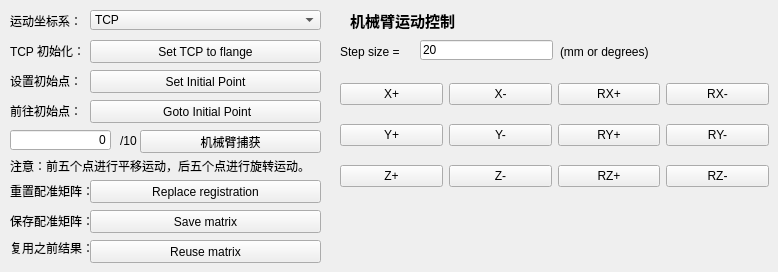
         <widget class="QWidget" name="tab_33">
          <attribute name="title">
           <string>机械臂配准</string>
          </attribute>
          <widget class="QComboBox" name="comboBox_robotMoveType_7">
           <property name="geometry">
            <rect>
             <x>90</x>
             <y>10</y>
             <width>231</width>
             <height>20</height>
            </rect>
           </property>
           <item>
            <property name="text">
             <string>TCP</string>
            </property>
           </item>
           <item>
            <property name="text">
             <string>Robot base</string>
            </property>
           </item>
          </widget>
          <widget class="QLabel" name="label_260">
           <property name="geometry">
            <rect>
             <x>10</x>
             <y>10</y>
             <width>81</width>
             <height>21</height>
            </rect>
           </property>
           <property name="text">
            <string>运动坐标系：</string>
           </property>
          </widget>
          <widget class="QLabel" name="label_261">
           <property name="geometry">
            <rect>
             <x>10</x>
             <y>40</y>
             <width>81</width>
             <height>21</height>
            </rect>
           </property>
           <property name="text">
            <string>TCP 初始化：</string>
           </property>
          </widget>
          <widget class="QPushButton" name="pushButton_setTCPToFlange_7">
           <property name="geometry">
            <rect>
             <x>90</x>
             <y>40</y>
             <width>231</width>
             <height>23</height>
            </rect>
           </property>
           <property name="text">
            <string>Set TCP to flange</string>
           </property>
          </widget>
          <widget class="QLabel" name="label_262">
           <property name="geometry">
            <rect>
             <x>10</x>
             <y>70</y>
             <width>111</width>
             <height>21</height>
            </rect>
           </property>
           <property name="text">
            <string>设置初始点：</string>
           </property>
          </widget>
          <widget class="QPushButton" name="pushButton_setInitialPoint_7">
           <property name="geometry">
            <rect>
             <x>90</x>
             <y>70</y>
             <width>231</width>
             <height>23</height>
            </rect>
           </property>
           <property name="text">
            <string>Set Initial Point</string>
           </property>
          </widget>
          <widget class="QLabel" name="label_263">
           <property name="geometry">
            <rect>
             <x>10</x>
             <y>100</y>
             <width>81</width>
             <height>21</height>
            </rect>
           </property>
           <property name="text">
            <string>前往初始点：</string>
           </property>
          </widget>
          <widget class="QPushButton" name="pushButton_goToInitial_7">
           <property name="geometry">
            <rect>
             <x>90</x>
             <y>100</y>
             <width>231</width>
             <height>23</height>
            </rect>
           </property>
           <property name="text">
            <string> Goto Initial Point</string>
           </property>
          </widget>
          <widget class="QLineEdit" name="lineEdit_collectedRoboPose_12">
           <property name="geometry">
            <rect>
             <x>10</x>
             <y>130</y>
             <width>101</width>
             <height>20</height>
            </rect>
           </property>
           <property name="layoutDirection">
            <enum>Qt::LeftToRight</enum>
           </property>
           <property name="text">
            <string>0</string>
           </property>
           <property name="alignment">
            <set>Qt::AlignRight|Qt::AlignTrailing|Qt::AlignVCenter</set>
           </property>
          </widget>
          <widget class="QLabel" name="label_264">
           <property name="geometry">
            <rect>
             <x>120</x>
             <y>130</y>
             <width>21</width>
             <height>21</height>
            </rect>
           </property>
           <property name="text">
            <string>/10</string>
           </property>
          </widget>
          <widget class="QPushButton" name="pushButton_captureRobot_7">
           <property name="geometry">
            <rect>
             <x>140</x>
             <y>130</y>
             <width>181</width>
             <height>23</height>
            </rect>
           </property>
           <property name="text">
            <string>机械臂捕获</string>
           </property>
          </widget>
          <widget class="QLabel" name="label_265">
           <property name="geometry">
            <rect>
             <x>10</x>
             <y>150</y>
             <width>311</width>
             <height>31</height>
            </rect>
           </property>
           <property name="font">
            <font>
             <pointsize>9</pointsize>
             <weight>50</weight>
             <bold>false</bold>
            </font>
           </property>
           <property name="text">
            <string>注意：前五个点进行平移运动，后五个点进行旋转运动。</string>
           </property>
          </widget>
          <widget class="QLabel" name="label_266">
           <property name="geometry">
            <rect>
             <x>10</x>
             <y>210</y>
             <width>101</width>
             <height>21</height>
            </rect>
           </property>
           <property name="text">
            <string>保存配准矩阵：</string>
           </property>
          </widget>
          <widget class="QLabel" name="label_267">
           <property name="geometry">
            <rect>
             <x>10</x>
             <y>180</y>
             <width>161</width>
             <height>21</height>
            </rect>
           </property>
           <property name="text">
            <string>重置配准矩阵：</string>
           </property>
          </widget>
          <widget class="QPushButton" name="pushButton_replaceRegistration_7">
           <property name="geometry">
            <rect>
             <x>90</x>
             <y>180</y>
             <width>231</width>
             <height>23</height>
            </rect>
           </property>
           <property name="text">
            <string>Replace registration</string>
           </property>
          </widget>
          <widget class="QPushButton" name="pushButton_saveArmMatrix_7">
           <property name="geometry">
            <rect>
             <x>90</x>
             <y>210</y>
             <width>231</width>
             <height>23</height>
            </rect>
           </property>
           <property name="text">
            <string>Save matrix</string>
           </property>
          </widget>
          <widget class="QLabel" name="label_268">
           <property name="geometry">
            <rect>
             <x>10</x>
             <y>240</y>
             <width>81</width>
             <height>16</height>
            </rect>
           </property>
           <property name="text">
            <string>复用之前结果：</string>
           </property>
          </widget>
          <widget class="QPushButton" name="pushButton_reuseArmMatrix_7">
           <property name="geometry">
            <rect>
             <x>90</x>
             <y>240</y>
             <width>231</width>
             <height>23</height>
            </rect>
           </property>
           <property name="text">
            <string>Reuse matrix</string>
           </property>
          </widget>
          <widget class="QWidget" name="layoutWidget_17">
           <property name="geometry">
            <rect>
             <x>340</x>
             <y>70</y>
             <width>429</width>
             <height>131</height>
            </rect>
           </property>
           <layout class="QGridLayout" name="gridLayout_34">
            <item row="3" column="4">
             <widget class="QPushButton" name="pushButton_ryp_7">
              <property name="text">
               <string>RY+</string>
              </property>
             </widget>
            </item>
            <item row="3" column="5">
             <widget class="QPushButton" name="pushButton_rym_7">
              <property name="text">
               <string>RY-</string>
              </property>
             </widget>
            </item>
            <item row="3" column="3">
             <widget class="QPushButton" name="pushButton_ym_7">
              <property name="text">
               <string>Y-</string>
              </property>
             </widget>
            </item>
            <item row="1" column="5">
             <widget class="QPushButton" name="pushButton_rxm_7">
              <property name="text">
               <string>RX-</string>
              </property>
             </widget>
            </item>
            <item row="1" column="4">
             <widget class="QPushButton" name="pushButton_rxp_7">
              <property name="text">
               <string>RX+</string>
              </property>
             </widget>
            </item>
            <item row="3" column="2">
             <widget class="QPushButton" name="pushButton_yp_7">
              <property name="text">
               <string>Y+</string>
              </property>
             </widget>
            </item>
            <item row="4" column="5">
             <widget class="QPushButton" name="pushButton_rzm_7">
              <property name="text">
               <string>RZ-</string>
              </property>
             </widget>
            </item>
            <item row="4" column="2">
             <widget class="QPushButton" name="pushButton_zp_7">
              <property name="text">
               <string>Z+</string>
              </property>
             </widget>
            </item>
            <item row="4" column="3">
             <widget class="QPushButton" name="pushButton_zm_7">
              <property name="text">
               <string>Z-</string>
              </property>
             </widget>
            </item>
            <item row="1" column="2">
             <widget class="QPushButton" name="pushButton_xp_7">
              <property name="text">
               <string>X+</string>
              </property>
             </widget>
            </item>
            <item row="4" column="4">
             <widget class="QPushButton" name="pushButton_rzp_7">
              <property name="text">
               <string>RZ+</string>
              </property>
             </widget>
            </item>
            <item row="1" column="3">
             <widget class="QPushButton" name="pushButton_xm_7">
              <property name="text">
               <string>X-</string>
              </property>
             </widget>
            </item>
           </layout>
          </widget>
          <widget class="QLabel" name="label_269">
           <property name="geometry">
            <rect>
             <x>340</x>
             <y>40</y>
             <width>133</width>
             <height>23</height>
            </rect>
           </property>
           <property name="layoutDirection">
            <enum>Qt::LeftToRight</enum>
           </property>
           <property name="text">
            <string>Step size =</string>
           </property>
          </widget>
          <widget class="QLineEdit" name="lineEdit_intuitiveValue_9">
           <property name="geometry">
            <rect>
             <x>420</x>
             <y>40</y>
             <width>133</width>
             <height>20</height>
            </rect>
           </property>
           <property name="text">
            <string>20</string>
           </property>
          </widget>
          <widget class="QLabel" name="label_270">
           <property name="geometry">
            <rect>
             <x>560</x>
             <y>40</y>
             <width>133</width>
             <height>23</height>
            </rect>
           </property>
           <property name="text">
            <string>(mm or degrees)</string>
           </property>
          </widget>
          <widget class="QLabel" name="label_271">
           <property name="geometry">
            <rect>
             <x>350</x>
             <y>10</y>
             <width>131</width>
             <height>21</height>
            </rect>
           </property>
           <property name="font">
            <font>
             <pointsize>11</pointsize>
             <weight>75</weight>
             <bold>true</bold>
            </font>
           </property>
           <property name="text">
            <string>机械臂运动控制</string>
           </property>
          </widget>
         </widget>
